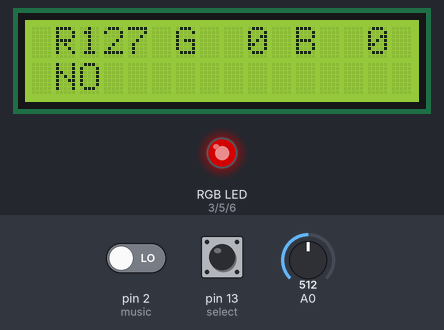
A sketch run on a simulated Arduino Uno, built with avr-gcc and run on an emulated ATmega328P. Parts: 16×2 character LCD, an RGB LED mixed from three pins (HIGH = lit). The inputs (shaded band) are chosen by the test bench; at power-on: pin 2 (music) LOW, A0 = 512, pin 13 (select) LOW. Dim RGB values are drawn brighter than linear; what the sketch prints to the serial monitor is not drawn.

Above: at 1.2 s.
1.3 s: pin 2 (music) driven HIGH
At 1.42 s:
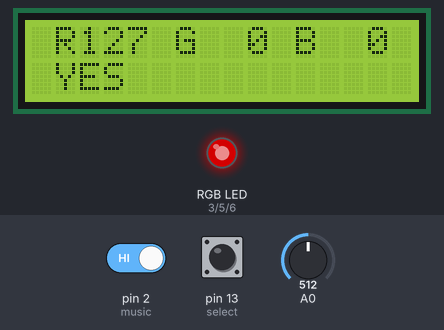
4.3 s: A0 set to 716
At 4.42 s:
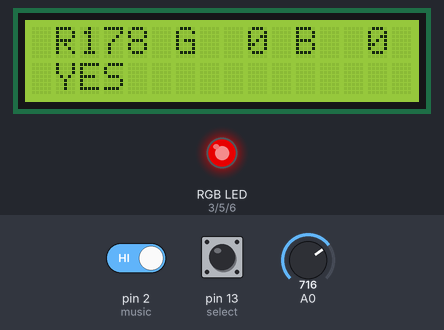
6.5 s: A0 set to 900
At 6.67 s:
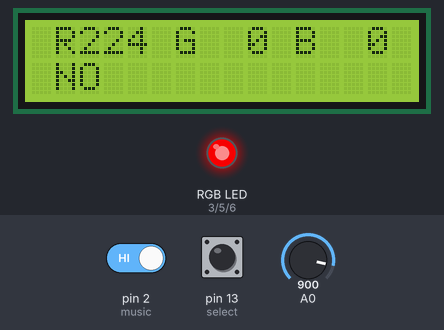
8.8 s: A0 set to 240
At 8.92 s:
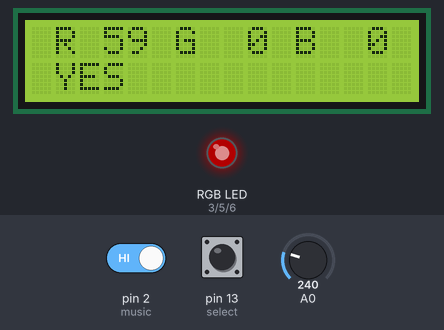
11.0 s: A0 set to 40
At 11.17 s:
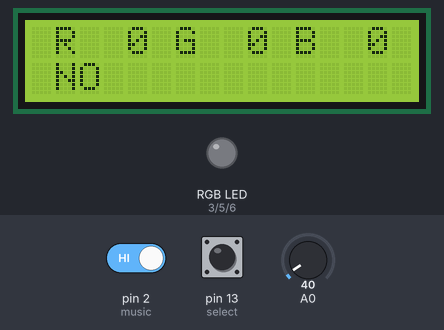
13.3 s: A0 set to 511
At 13.42 s:
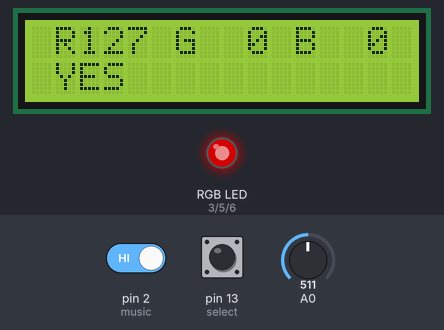
Timing chart, 0 to 16.3 s (numbered marks = the images above; inputs shaded):
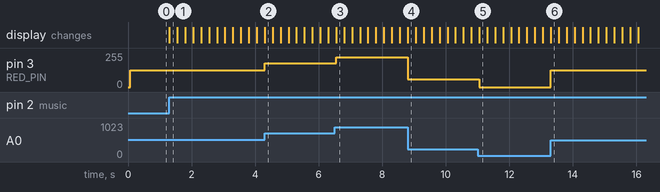

The sketch:

ard_led_controller_V2.ino
```cpp
#include <LiquidCrystal.h>
#define RED_PIN 3
#define GREEN_PIN 5
#define BLUE_PIN 6
int select = 13;
int music = 2;

LiquidCrystal lcd(7, 8, 9, 10, 11, 12);
int Or, Og, Ob;
int r, g, b;

int sel = 0; //selection 0 = r, 1 = g, 2 = b

void setup() {
  Serial.begin(9600);
  lcd.begin(16, 2);

  pinMode(music, INPUT);
  pinMode(select, INPUT);
  pinMode(RED_PIN, OUTPUT);
  pinMode(GREEN_PIN, OUTPUT);
  pinMode(BLUE_PIN, OUTPUT);

  lcd.setCursor(1, 0);
  lcd.print("R  0");
  lcd.setCursor(6, 0);
  lcd.print("G  0");
  lcd.setCursor(11, 0);
  lcd.print("B  0");
}

unsigned long previousMillis = 0;
unsigned long pMils = 0;

boolean m = false;

void loop() {
  unsigned long currentMillis = millis();

  analogWrite(RED_PIN, r);
  analogWrite(GREEN_PIN, g);
  analogWrite(BLUE_PIN, b);

  if (Serial.available()) {
    if (Serial.read() == 'S') {
      r = Or;
      g = Og;
      b = Ob;

      while (!Serial.available()) {}
      r = Serial.read();
      while (!Serial.available()) {}
      g = Serial.read();
      while (!Serial.available()) {}
      b = Serial.read();
      /*
        Serial.print(r);
        Serial.print(" ");
        Serial.print(g);
        Serial.print(" ");
        Serial.println(b);*/
    }
  }

  if (digitalRead(music) == HIGH && currentMillis - previousMillis >= 250) {
    m = !m;
    previousMillis = currentMillis;
    Serial.write("M");

  }
  if (digitalRead(select) == HIGH && currentMillis - previousMillis >= 250) {
    previousMillis = currentMillis;

    sel++;
    sel = sel % 4;

    Serial.write("C");

    lcd.setCursor(1, 0);
    lcd.print("R");
    lcd.setCursor(6, 0);
    lcd.print("G");
    lcd.setCursor(11, 0);
    lcd.print("B");
  }//sel = selection 0 = r, 1 = g, 2 = b

  if (sel != 3) {
    if (!m) {
      int val = analogRead(0);
      if (val < 50) val = 0;
      if (val > 1000) val = 1023;

      if (sel == 0) {//RED

        r = map(val, 0, 1023, 0, 255);
        /*
          if (currentMillis - pMils >= 500 && currentMillis - pMils < 1000) {
          lcd.setCursor(1, 0);
          lcd.print("X");
          } else if (currentMillis - pMils >= 1000) {
          lcd.setCursor(1, 0);
          lcd.print("R");
          pMils = currentMillis;
          }*/

      } else if (sel == 1) { //GREEN
        g = map(val, 0, 1023, 0, 255);

        /*
              if (currentMillis - pMils >= 500 && currentMillis - pMils < 1000) {
                lcd.setCursor(6, 0);
                lcd.print("X");
              } else if (currentMillis - pMils >= 1000) {
                lcd.setCursor(6, 0);
                lcd.print("G");
                pMils = currentMillis;
              }*/


      } else if (sel == 2) { //BLUE
        b = map(val, 0, 1023, 0, 255);
        /*
          if (currentMillis - pMils >= 500 && currentMillis - pMils < 1000) {
          lcd.setCursor(11, 0);
          lcd.print("X");
          } else if (currentMillis - pMils >= 1000) {
          lcd.setCursor(11, 0);
          lcd.print("B");
          pMils = currentMillis;
          }*/

      }
    }/*
    if (m) {
      if (sel == 3) sel = 0;

      if ( sel == 0) {
        g = 0;
        b = 0;
      } else if ( sel == 1) {
        g = r;
        b = 0;
        r = 0;
      } else if ( sel == 2) {
        b = r;
        g = 0;
        r = 0;
      }
    }*/
  }

  show();
}
/*  lcd.setCursor(1, 0);
  lcd.print("R  0");
  lcd.setCursor(6, 0);
  lcd.print("G  0");
  lcd.setCursor(11, 0);
  lcd.print("B  0");*/
void show() {
  if (r != Or) {
    lcd.setCursor(2, 0);
    lcd.write("    ");
    int i = 2;
    if ( r < 10) i = 4;
    if ( r < 100 && r > 10) i = 3;

    lcd.setCursor(i, 0);
    lcd.print(String(r, DEC));
    Or = r;
  }
  if (g != Og) {
    lcd.setCursor(7, 0);
    lcd.write("    ");
    int i = 7;
    if ( g < 10) i = 9;
    if ( g < 100 && g > 10) i = 8;

    lcd.setCursor(i, 0);
    lcd.print(String(g, DEC));
    Og = g;
  }
  if (b != Ob) {
    lcd.setCursor(12, 0);
    lcd.write("    ");
    int i = 12;
    if ( b < 10) i = 14;
    if ( b < 100 && b > 10) i = 13;

    lcd.setCursor(i, 0);
    lcd.print(String(b, DEC));
    Ob = b;
  }

  if (m) {
    lcd.setCursor(1, 1);
    lcd.print("YES");
  } else if (!m) {
    lcd.setCursor(1, 1);
    lcd.print("NO ");
  }
}
```

Measured:
- after the input at 1.3 s, the display: changes at once (image 1)
- after the input at 4.3 s, pin 3 (RED_PIN): 127/255 → 178/255 at once; the display: changes at once (image 2)
- after the input at 6.5 s, pin 3 (RED_PIN): 178/255 → 224/255 after 0.05 s; the display: changes after 0.05 s (image 3)
- after the input at 8.8 s, pin 3 (RED_PIN): 224/255 → 59/255 at once; the display: changes at once (image 4)
- after the input at 11.0 s, pin 3 (RED_PIN): 59/255 → 0/255 after 0.05 s; the display: changes after 0.05 s (image 5)
- after the input at 13.3 s, pin 3 (RED_PIN): 0/255 → 127/255 at once; the display: changes at once (image 6)
